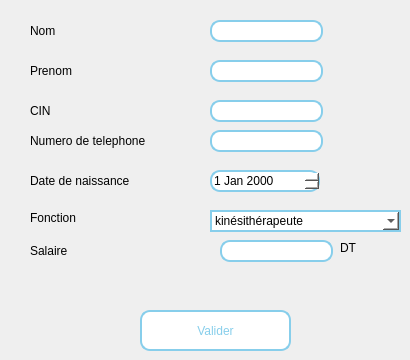
      <widget class="QWidget" name="Ajouter_3">
       <attribute name="title">
        <string>Ajouter</string>
       </attribute>
       <widget class="QLineEdit" name="lineEdit_4">
        <property name="geometry">
         <rect>
          <x>220</x>
          <y>240</y>
          <width>113</width>
          <height>22</height>
         </rect>
        </property>
        <property name="styleSheet">
         <string notr="true">background:white;
border-radius:10px;
border: 1.5px solid skyblue;
color:black;
font: 63 8pt &quot;Cascadia Code SemiBold&quot;;
</string>
        </property>
       </widget>
       <widget class="QLineEdit" name="lineEditNum_3">
        <property name="geometry">
         <rect>
          <x>210</x>
          <y>130</y>
          <width>113</width>
          <height>22</height>
         </rect>
        </property>
        <property name="styleSheet">
         <string notr="true">background:white;
border-radius:10px;
border: 1.5px solid skyblue;
color:black;
font: 63 8pt &quot;Cascadia Code SemiBold&quot;;
</string>
        </property>
       </widget>
       <widget class="QLabel" name="label_23">
        <property name="geometry">
         <rect>
          <x>30</x>
          <y>130</y>
          <width>161</width>
          <height>21</height>
         </rect>
        </property>
        <property name="text">
         <string>Numero de telephone</string>
        </property>
       </widget>
       <widget class="QLabel" name="label_24">
        <property name="geometry">
         <rect>
          <x>30</x>
          <y>100</y>
          <width>121</width>
          <height>21</height>
         </rect>
        </property>
        <property name="text">
         <string>CIN</string>
        </property>
       </widget>
       <widget class="QLabel" name="label_25">
        <property name="geometry">
         <rect>
          <x>30</x>
          <y>20</y>
          <width>121</width>
          <height>21</height>
         </rect>
        </property>
        <property name="text">
         <string>Nom</string>
        </property>
        <property name="textFormat">
         <enum>Qt::AutoText</enum>
        </property>
       </widget>
       <widget class="QLineEdit" name="lineEditCin_3">
        <property name="geometry">
         <rect>
          <x>210</x>
          <y>100</y>
          <width>113</width>
          <height>22</height>
         </rect>
        </property>
        <property name="styleSheet">
         <string notr="true">background:white;
border-radius:10px;
border: 1.5px solid skyblue;
color:black;
font: 63 8pt &quot;Cascadia Code SemiBold&quot;;
</string>
        </property>
        <property name="maxLength">
         <number>8</number>
        </property>
       </widget>
       <widget class="QLineEdit" name="lineEditNom_3">
        <property name="geometry">
         <rect>
          <x>210</x>
          <y>20</y>
          <width>113</width>
          <height>22</height>
         </rect>
        </property>
        <property name="styleSheet">
         <string notr="true">background:white;
border-radius:10px;
border: 1.5px solid skyblue;
color:black;
font: 63 8pt &quot;Cascadia Code SemiBold&quot;;
</string>
        </property>
       </widget>
       <widget class="QLabel" name="label_26">
        <property name="geometry">
         <rect>
          <x>30</x>
          <y>60</y>
          <width>121</width>
          <height>21</height>
         </rect>
        </property>
        <property name="text">
         <string>Prenom</string>
        </property>
       </widget>
       <widget class="QLabel" name="label_27">
        <property name="geometry">
         <rect>
          <x>30</x>
          <y>240</y>
          <width>71</width>
          <height>21</height>
         </rect>
        </property>
        <property name="text">
         <string>Salaire</string>
        </property>
       </widget>
       <widget class="QDateEdit" name="dateEdit_3">
        <property name="geometry">
         <rect>
          <x>210</x>
          <y>170</y>
          <width>110</width>
          <height>22</height>
         </rect>
        </property>
        <property name="styleSheet">
         <string notr="true">background:white;
border-radius:10px;
border: 1.5px solid skyblue;
color:black;
font: 63 8pt &quot;Cascadia Code SemiBold&quot;;
</string>
        </property>
       </widget>
       <widget class="QLineEdit" name="lineEditPrenom_3">
        <property name="geometry">
         <rect>
          <x>210</x>
          <y>60</y>
          <width>113</width>
          <height>22</height>
         </rect>
        </property>
        <property name="styleSheet">
         <string notr="true">background:white;
border-radius:10px;
border: 1.5px solid skyblue;
color:black;
font: 63 8pt &quot;Cascadia Code SemiBold&quot;;
</string>
        </property>
       </widget>
       <widget class="QLabel" name="label_28">
        <property name="geometry">
         <rect>
          <x>30</x>
          <y>170</y>
          <width>151</width>
          <height>21</height>
         </rect>
        </property>
        <property name="text">
         <string>Date de naissance</string>
        </property>
       </widget>
       <widget class="QPushButton" name="pushButtonValider_3">
        <property name="geometry">
         <rect>
          <x>140</x>
          <y>310</y>
          <width>151</width>
          <height>41</height>
         </rect>
        </property>
        <property name="styleSheet">
         <string notr="true">background:white;
border-radius:10px;
border: 1.5px solid skyblue;
color:skyblue;
font: 63 8pt &quot;Cascadia Code SemiBold&quot;;</string>
        </property>
        <property name="text">
         <string>Valider</string>
        </property>
       </widget>
       <widget class="QLabel" name="label_30">
        <property name="geometry">
         <rect>
          <x>30</x>
          <y>210</y>
          <width>71</width>
          <height>16</height>
         </rect>
        </property>
        <property name="text">
         <string>Fonction</string>
        </property>
       </widget>
       <widget class="QComboBox" name="comboBox_3">
        <property name="geometry">
         <rect>
          <x>210</x>
          <y>210</y>
          <width>191</width>
          <height>22</height>
         </rect>
        </property>
        <property name="styleSheet">
         <string notr="true">background:white;

border: 1.5px solid skyblue;
color:black;
font: 63 8pt &quot;Cascadia Code SemiBold&quot;;
</string>
        </property>
        <item>
         <property name="text">
          <string>kinésithérapeute</string>
         </property>
        </item>
        <item>
         <property name="text">
          <string>assistant en physiothérapie</string>
         </property>
        </item>
        <item>
         <property name="text">
          <string>secrétaire</string>
         </property>
        </item>
        <item>
         <property name="text">
          <string>technicien de maintenance</string>
         </property>
        </item>
        <item>
         <property name="text">
          <string>personnel d'entretien</string>
         </property>
        </item>
        <item>
         <property name="text">
          <string>responsable RH</string>
         </property>
        </item>
        <item>
         <property name="text">
          <string>financier</string>
         </property>
        </item>
        <item>
         <property name="text">
          <string>responsable marketing</string>
         </property>
        </item>
       </widget>
       <widget class="QLabel" name="label_31">
        <property name="geometry">
         <rect>
          <x>340</x>
          <y>240</y>
          <width>31</width>
          <height>16</height>
         </rect>
        </property>
        <property name="text">
         <string>DT</string>
        </property>
       </widget>
      </widget>
